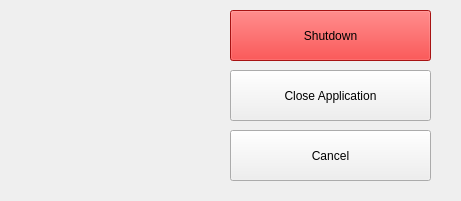
<?xml version="1.0" encoding="UTF-8"?>
<ui version="4.0">
 <class>Power</class>
 <widget class="QWidget" name="Power">
  <property name="geometry">
   <rect>
    <x>0</x>
    <y>0</y>
    <width>461</width>
    <height>201</height>
   </rect>
  </property>
  <property name="windowTitle">
   <string>Form</string>
  </property>
  <widget class="QPushButton" name="powerButton">
   <property name="geometry">
    <rect>
     <x>230</x>
     <y>10</y>
     <width>201</width>
     <height>51</height>
    </rect>
   </property>
   <property name="palette">
    <palette>
     <active>
      <colorrole role="WindowText">
       <brush brushstyle="SolidPattern">
        <color alpha="255">
         <red>0</red>
         <green>0</green>
         <blue>0</blue>
        </color>
       </brush>
      </colorrole>
      <colorrole role="Button">
       <brush brushstyle="SolidPattern">
        <color alpha="255">
         <red>234</red>
         <green>25</green>
         <blue>25</blue>
        </color>
       </brush>
      </colorrole>
      <colorrole role="Light">
       <brush brushstyle="SolidPattern">
        <color alpha="255">
         <red>255</red>
         <green>121</green>
         <blue>121</blue>
        </color>
       </brush>
      </colorrole>
      <colorrole role="Midlight">
       <brush brushstyle="SolidPattern">
        <color alpha="255">
         <red>247</red>
         <green>68</green>
         <blue>68</blue>
        </color>
       </brush>
      </colorrole>
      <colorrole role="Dark">
       <brush brushstyle="SolidPattern">
        <color alpha="255">
         <red>119</red>
         <green>8</green>
         <blue>8</blue>
        </color>
       </brush>
      </colorrole>
      <colorrole role="Mid">
       <brush brushstyle="SolidPattern">
        <color alpha="255">
         <red>159</red>
         <green>10</green>
         <blue>10</blue>
        </color>
       </brush>
      </colorrole>
      <colorrole role="Text">
       <brush brushstyle="SolidPattern">
        <color alpha="255">
         <red>0</red>
         <green>0</green>
         <blue>0</blue>
        </color>
       </brush>
      </colorrole>
      <colorrole role="BrightText">
       <brush brushstyle="SolidPattern">
        <color alpha="255">
         <red>255</red>
         <green>255</green>
         <blue>255</blue>
        </color>
       </brush>
      </colorrole>
      <colorrole role="ButtonText">
       <brush brushstyle="SolidPattern">
        <color alpha="255">
         <red>0</red>
         <green>0</green>
         <blue>0</blue>
        </color>
       </brush>
      </colorrole>
      <colorrole role="Base">
       <brush brushstyle="SolidPattern">
        <color alpha="255">
         <red>234</red>
         <green>25</green>
         <blue>25</blue>
        </color>
       </brush>
      </colorrole>
      <colorrole role="Window">
       <brush brushstyle="SolidPattern">
        <color alpha="255">
         <red>234</red>
         <green>25</green>
         <blue>25</blue>
        </color>
       </brush>
      </colorrole>
      <colorrole role="Shadow">
       <brush brushstyle="SolidPattern">
        <color alpha="255">
         <red>0</red>
         <green>0</green>
         <blue>0</blue>
        </color>
       </brush>
      </colorrole>
      <colorrole role="AlternateBase">
       <brush brushstyle="SolidPattern">
        <color alpha="255">
         <red>247</red>
         <green>135</green>
         <blue>135</blue>
        </color>
       </brush>
      </colorrole>
      <colorrole role="ToolTipBase">
       <brush brushstyle="SolidPattern">
        <color alpha="255">
         <red>255</red>
         <green>255</green>
         <blue>220</blue>
        </color>
       </brush>
      </colorrole>
      <colorrole role="ToolTipText">
       <brush brushstyle="SolidPattern">
        <color alpha="255">
         <red>0</red>
         <green>0</green>
         <blue>0</blue>
        </color>
       </brush>
      </colorrole>
     </active>
     <inactive>
      <colorrole role="WindowText">
       <brush brushstyle="SolidPattern">
        <color alpha="255">
         <red>0</red>
         <green>0</green>
         <blue>0</blue>
        </color>
       </brush>
      </colorrole>
      <colorrole role="Button">
       <brush brushstyle="SolidPattern">
        <color alpha="255">
         <red>234</red>
         <green>25</green>
         <blue>25</blue>
        </color>
       </brush>
      </colorrole>
      <colorrole role="Light">
       <brush brushstyle="SolidPattern">
        <color alpha="255">
         <red>255</red>
         <green>121</green>
         <blue>121</blue>
        </color>
       </brush>
      </colorrole>
      <colorrole role="Midlight">
       <brush brushstyle="SolidPattern">
        <color alpha="255">
         <red>247</red>
         <green>68</green>
         <blue>68</blue>
        </color>
       </brush>
      </colorrole>
      <colorrole role="Dark">
       <brush brushstyle="SolidPattern">
        <color alpha="255">
         <red>119</red>
         <green>8</green>
         <blue>8</blue>
        </color>
       </brush>
      </colorrole>
      <colorrole role="Mid">
       <brush brushstyle="SolidPattern">
        <color alpha="255">
         <red>159</red>
         <green>10</green>
         <blue>10</blue>
        </color>
       </brush>
      </colorrole>
      <colorrole role="Text">
       <brush brushstyle="SolidPattern">
        <color alpha="255">
         <red>0</red>
         <green>0</green>
         <blue>0</blue>
        </color>
       </brush>
      </colorrole>
      <colorrole role="BrightText">
       <brush brushstyle="SolidPattern">
        <color alpha="255">
         <red>255</red>
         <green>255</green>
         <blue>255</blue>
        </color>
       </brush>
      </colorrole>
      <colorrole role="ButtonText">
       <brush brushstyle="SolidPattern">
        <color alpha="255">
         <red>0</red>
         <green>0</green>
         <blue>0</blue>
        </color>
       </brush>
      </colorrole>
      <colorrole role="Base">
       <brush brushstyle="SolidPattern">
        <color alpha="255">
         <red>234</red>
         <green>25</green>
         <blue>25</blue>
        </color>
       </brush>
      </colorrole>
      <colorrole role="Window">
       <brush brushstyle="SolidPattern">
        <color alpha="255">
         <red>234</red>
         <green>25</green>
         <blue>25</blue>
        </color>
       </brush>
      </colorrole>
      <colorrole role="Shadow">
       <brush brushstyle="SolidPattern">
        <color alpha="255">
         <red>0</red>
         <green>0</green>
         <blue>0</blue>
        </color>
       </brush>
      </colorrole>
      <colorrole role="AlternateBase">
       <brush brushstyle="SolidPattern">
        <color alpha="255">
         <red>247</red>
         <green>135</green>
         <blue>135</blue>
        </color>
       </brush>
      </colorrole>
      <colorrole role="ToolTipBase">
       <brush brushstyle="SolidPattern">
        <color alpha="255">
         <red>255</red>
         <green>255</green>
         <blue>220</blue>
        </color>
       </brush>
      </colorrole>
      <colorrole role="ToolTipText">
       <brush brushstyle="SolidPattern">
        <color alpha="255">
         <red>0</red>
         <green>0</green>
         <blue>0</blue>
        </color>
       </brush>
      </colorrole>
     </inactive>
     <disabled>
      <colorrole role="WindowText">
       <brush brushstyle="SolidPattern">
        <color alpha="255">
         <red>119</red>
         <green>8</green>
         <blue>8</blue>
        </color>
       </brush>
      </colorrole>
      <colorrole role="Button">
       <brush brushstyle="SolidPattern">
        <color alpha="255">
         <red>234</red>
         <green>25</green>
         <blue>25</blue>
        </color>
       </brush>
      </colorrole>
      <colorrole role="Light">
       <brush brushstyle="SolidPattern">
        <color alpha="255">
         <red>255</red>
         <green>121</green>
         <blue>121</blue>
        </color>
       </brush>
      </colorrole>
      <colorrole role="Midlight">
       <brush brushstyle="SolidPattern">
        <color alpha="255">
         <red>247</red>
         <green>68</green>
         <blue>68</blue>
        </color>
       </brush>
      </colorrole>
      <colorrole role="Dark">
       <brush brushstyle="SolidPattern">
        <color alpha="255">
         <red>119</red>
         <green>8</green>
         <blue>8</blue>
        </color>
       </brush>
      </colorrole>
      <colorrole role="Mid">
       <brush brushstyle="SolidPattern">
        <color alpha="255">
         <red>159</red>
         <green>10</green>
         <blue>10</blue>
        </color>
       </brush>
      </colorrole>
      <colorrole role="Text">
       <brush brushstyle="SolidPattern">
        <color alpha="255">
         <red>119</red>
         <green>8</green>
         <blue>8</blue>
        </color>
       </brush>
      </colorrole>
      <colorrole role="BrightText">
       <brush brushstyle="SolidPattern">
        <color alpha="255">
         <red>255</red>
         <green>255</green>
         <blue>255</blue>
        </color>
       </brush>
      </colorrole>
      <colorrole role="ButtonText">
       <brush brushstyle="SolidPattern">
        <color alpha="255">
         <red>119</red>
         <green>8</green>
         <blue>8</blue>
        </color>
       </brush>
      </colorrole>
      <colorrole role="Base">
       <brush brushstyle="SolidPattern">
        <color alpha="255">
         <red>234</red>
         <green>25</green>
         <blue>25</blue>
        </color>
       </brush>
      </colorrole>
      <colorrole role="Window">
       <brush brushstyle="SolidPattern">
        <color alpha="255">
         <red>234</red>
         <green>25</green>
         <blue>25</blue>
        </color>
       </brush>
      </colorrole>
      <colorrole role="Shadow">
       <brush brushstyle="SolidPattern">
        <color alpha="255">
         <red>0</red>
         <green>0</green>
         <blue>0</blue>
        </color>
       </brush>
      </colorrole>
      <colorrole role="AlternateBase">
       <brush brushstyle="SolidPattern">
        <color alpha="255">
         <red>239</red>
         <green>16</green>
         <blue>16</blue>
        </color>
       </brush>
      </colorrole>
      <colorrole role="ToolTipBase">
       <brush brushstyle="SolidPattern">
        <color alpha="255">
         <red>255</red>
         <green>255</green>
         <blue>220</blue>
        </color>
       </brush>
      </colorrole>
      <colorrole role="ToolTipText">
       <brush brushstyle="SolidPattern">
        <color alpha="255">
         <red>0</red>
         <green>0</green>
         <blue>0</blue>
        </color>
       </brush>
      </colorrole>
     </disabled>
    </palette>
   </property>
   <property name="autoFillBackground">
    <bool>false</bool>
   </property>
   <property name="styleSheet">
    <string notr="true">background-color: rgb(234, 25, 25);</string>
   </property>
   <property name="text">
    <string>Shutdown</string>
   </property>
   <property name="icon">
    <iconset resource="sources.qrc">
     <normaloff>:/icons/png/power/Icons/power.png</normaloff>:/icons/png/power/Icons/power.png</iconset>
   </property>
  </widget>
  <widget class="QPushButton" name="closeButton">
   <property name="geometry">
    <rect>
     <x>230</x>
     <y>70</y>
     <width>201</width>
     <height>51</height>
    </rect>
   </property>
   <property name="text">
    <string>Close Application</string>
   </property>
  </widget>
  <widget class="QPushButton" name="cancelButton">
   <property name="geometry">
    <rect>
     <x>230</x>
     <y>130</y>
     <width>201</width>
     <height>51</height>
    </rect>
   </property>
   <property name="text">
    <string>Cancel</string>
   </property>
  </widget>
  <widget class="QLabel" name="label">
   <property name="geometry">
    <rect>
     <x>30</x>
     <y>10</y>
     <width>171</width>
     <height>51</height>
    </rect>
   </property>
   <property name="text">
    <string/>
   </property>
   <property name="pixmap">
    <pixmap resource="sources.qrc">:/icons/TI/Icons/stacked.png</pixmap>
   </property>
  </widget>
  <widget class="QLabel" name="label_2">
   <property name="geometry">
    <rect>
     <x>30</x>
     <y>50</y>
     <width>171</width>
     <height>51</height>
    </rect>
   </property>
   <property name="text">
    <string/>
   </property>
   <property name="pixmap">
    <pixmap resource="sources.qrc">:/icons/TI/Icons/beagleLong.png</pixmap>
   </property>
  </widget>
 </widget>
 <resources>
  <include location="sources.qrc"/>
 </resources>
 <connections/>
</ui>
